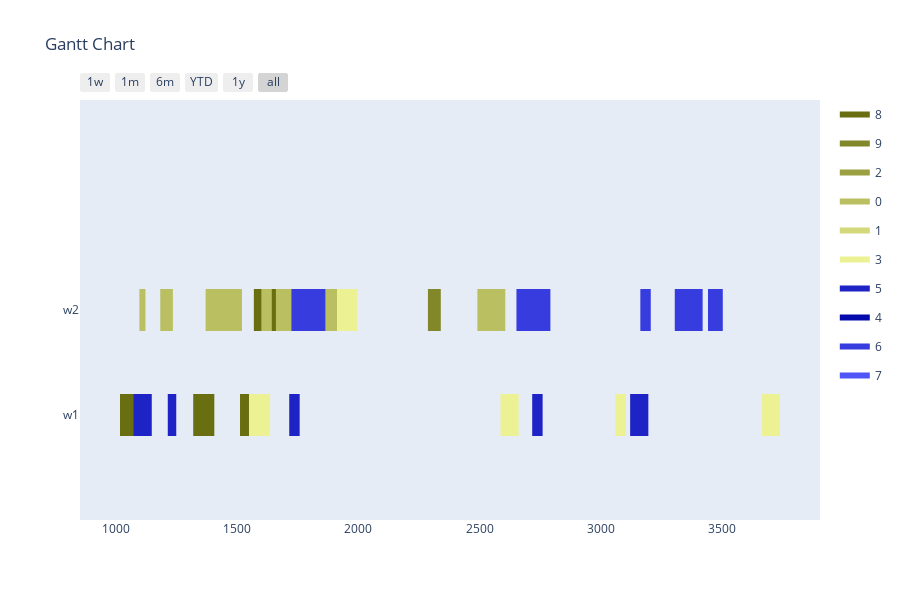

The notebook cell this image was saved under:
### Markdown cell above
Config 3 - Only valid mutations for time slots

### Code cell
optimizer = BaseGA(env)
optimizer.configure('tardiness', 'twopointcrossover', 'roulettewheel', 'onlyfeasibletimeslot')
last_time_slot = 0
for order in orders:
    if order[1] > last_time_slot:
        last_time_slot = order[1]
# all parameters after offspring_amount are optional (in this case -> verbose=True)
result, best_fitness_history, average_fitness_history, best_generation_history, feasible_gen = optimizer.optimize(orders, max_generations, earliest_time_slot, last_time_slot, population_size, offspring_amount, verbose=True)
workstation_assignments = reformat_result(result, orders, env)
visualize(workstation_assignments, best_fitness_history, average_fitness_history, best_generation_history, feasible_gen)

### Figure 1 — Plotly figure (JSON) as saved in the notebook; plotly's stock layout.template omitted (floating-point values rounded to 4 significant figures)
{"data": [{"fill": "toself", "fillcolor": "rgb(105, 110, 17)", "hoverinfo": "name", "legendgroup": "rgb(105, 110, 17)", "mode": "none", "name": "8", "type": "scatter", "x": [1569, 1664, 1664, 1569, 1569, 1319, 1406, 1406, 1319, 1319, 1017, 1104, 1104, 1017, 1017, 1088, 1131, 1131, 1088, 1088, 568, 603, 603, 568, 568, 1512, 1555, 1555, 1512], "y": [0.8, 0.8, 1.2, 1.2, null, -0.2, -0.2, 0.2, 0.2, null, -0.2, -0.2, 0.2, 0.2, null, -0.2, -0.2, 0.2, 0.2, null, -0.2, -0.2, 0.2, 0.2, null, -0.2, -0.2, 0.2, 0.2]}, {"fill": "toself", "fillcolor": "rgb(130, 135, 42)", "hoverinfo": "name", "legendgroup": "rgb(130, 135, 42)", "mode": "none", "name": "9", "type": "scatter", "x": [535, 598, 598, 535, 535, 1871, 1944, 1944, 1871, 1871, 2696, 2759, 2759, 2696, 2696, 2287, 2340, 2340, 2287], "y": [0.8, 0.8, 1.2, 1.2, null, 0.8, 0.8, 1.2, 1.2, null, 0.8, 0.8, 1.2, 1.2, null, 0.8, 0.8, 1.2, 1.2]}, {"fill": "toself", "fillcolor": "rgb(155, 160, 67)", "hoverinfo": "name", "legendgroup": "rgb(155, 160, 67)", "mode": "none", "name": "2", "type": "scatter", "x": [217, 260, 260, 217, 217, 191, 266, 266, 191, 191, 191, 266, 266, 191, 191, 227, 262, 262, 227, 227, 207, 242, 242, 207, 207, 218, 261, 261, 218], "y": [-0.2, -0.2, 0.2, 0.2, null, -0.2, -0.2, 0.2, 0.2, null, -0.2, -0.2, 0.2, 0.2, null, -0.2, -0.2, 0.2, 0.2, null, -0.2, -0.2, 0.2, 0.2, null, -0.2, -0.2, 0.2, 0.2]}, {"fill": "toself", "fillcolor": "rgb(186, 191, 98)", "hoverinfo": "name", "legendgroup": "rgb(186, 191, 98)", "mode": "none", "name": "0", "type": "scatter", "x": [982, 1097, 1097, 982, 982, 1520, 1660, 1660, 1520, 1520, 2491, 2606, 2606, 2491, 2491, 1122, 1183, 1183, 1122, 1122, 264, 389, 389, 264, 264, 1600, 1643, 1643, 1600, 1600, 1235, 1370, 1370, 1235], "y": [0.8, 0.8, 1.2, 1.2, null, 0.8, 0.8, 1.2, 1.2, null, 0.8, 0.8, 1.2, 1.2, null, 0.8, 0.8, 1.2, 1.2, null, 0.8, 0.8, 1.2, 1.2, null, 0.8, 0.8, 1.2, 1.2, null, 0.8, 0.8, 1.2, 1.2]}, {"fill": "toself", "fillcolor": "rgb(211, 216, 123)", "hoverinfo": "name", "legendgroup": "rgb(211, 216, 123)", "mode": "none", "name": "1", "type": "scatter", "x": [327, 400, 400, 327, 327, 389, 442, 442, 389, 389, 354, 407, 407, 354, 354, 263, 336, 336, 263], "y": [0.8, 0.8, 1.2, 1.2, null, 0.8, 0.8, 1.2, 1.2, null, 0.8, 0.8, 1.2, 1.2, null, 0.8, 0.8, 1.2, 1.2]}, {"fill": "toself", "fillcolor": "rgb(236, 241, 148)", "hoverinfo": "name", "legendgroup": "rgb(236, 241, 148)", "mode": "none", "name": "3", "type": "scatter", "x": [1912, 1995, 1995, 1912, 1912, 2586, 2661, 2661, 2586, 2586, 1076, 1119, 1119, 1076, 1076, 3060, 3103, 3103, 3060, 3060, 1549, 1636, 1636, 1549, 1549, 3664, 3739, 3739, 3664], "y": [0.8, 0.8, 1.2, 1.2, null, -0.2, -0.2, 0.2, 0.2, null, -0.2, -0.2, 0.2, 0.2, null, -0.2, -0.2, 0.2, 0.2, null, -0.2, -0.2, 0.2, 0.2, null, -0.2, -0.2, 0.2, 0.2]}, {"fill": "toself", "fillcolor": "rgb(30, 35, 198)", "hoverinfo": "name", "legendgroup": "rgb(30, 35, 198)", "mode": "none", "name": "5", "type": "scatter", "x": [358, 453, 453, 358, 358, 1214, 1249, 1249, 1214, 1214, 1715, 1758, 1758, 1715, 1715, 3121, 3196, 3196, 3121, 3121, 2717, 2760, 2760, 2717, 2717, 1073, 1148, 1148, 1073], "y": [0.8, 0.8, 1.2, 1.2, null, -0.2, -0.2, 0.2, 0.2, null, -0.2, -0.2, 0.2, 0.2, null, -0.2, -0.2, 0.2, 0.2, null, -0.2, -0.2, 0.2, 0.2, null, -0.2, -0.2, 0.2, 0.2]}, {"fill": "toself", "fillcolor": "rgb(5, 10, 173)", "hoverinfo": "name", "legendgroup": "rgb(5, 10, 173)", "mode": "none", "name": "4", "type": "scatter", "x": [204, 287, 287, 204, 204, 207, 294, 294, 207, 207, 210, 285, 285, 210, 210, 207, 294, 294, 207, 207, 247, 290, 290, 247, 247, 215, 258, 258, 215], "y": [0.8, 0.8, 1.2, 1.2, null, -0.2, -0.2, 0.2, 0.2, null, -0.2, -0.2, 0.2, 0.2, null, -0.2, -0.2, 0.2, 0.2, null, -0.2, -0.2, 0.2, 0.2, null, -0.2, -0.2, 0.2, 0.2]}, {"fill": "toself", "fillcolor": "rgb(55, 60, 223)", "hoverinfo": "name", "legendgroup": "rgb(55, 60, 223)", "mode": "none", "name": "6", "type": "scatter", "x": [3442, 3503, 3503, 3442, 3442, 1724, 1864, 1864, 1724, 1724, 212, 270, 270, 212, 212, 3305, 3420, 3420, 3305, 3305, 780, 920, 920, 780, 780, 3163, 3206, 3206, 3163, 3163, 2652, 2792, 2792, 2652], "y": [0.8, 0.8, 1.2, 1.2, null, 0.8, 0.8, 1.2, 1.2, null, 0.8, 0.8, 1.2, 1.2, null, 0.8, 0.8, 1.2, 1.2, null, 0.8, 0.8, 1.2, 1.2, null, 0.8, 0.8, 1.2, 1.2, null, 0.8, 0.8, 1.2, 1.2]}, {"fill": "toself", "fillcolor": "rgb(80, 85, 248)", "hoverinfo": "name", "legendgroup": "rgb(80, 85, 248)", "mode": "none", "name": "7", "type": "scatter", "x": [214, 258, 258, 214, 214, 206, 279, 279, 206, 206, 218, 281, 281, 218, 218, 211, 264, 264, 211], "y": [0.8, 0.8, 1.2, 1.2, null, 0.8, 0.8, 1.2, 1.2, null, 0.8, 0.8, 1.2, 1.2, null, 0.8, 0.8, 1.2, 1.2]}, {"legendgroup": "rgb(105, 110, 17)", "marker": {"color": "rgb(105, 110, 17)", "opacity": 0, "size": 1}, "mode": "markers", "name": "", "showlegend": false, "text": [null, null, null, null, null, null, null, null, null, null, null, null], "type": "scatter", "x": [1569, 1664, 1319, 1406, 1017, 1104, 1088, 1131, 568, 603, 1512, 1555], "y": [1, 1, 0, 0, 0, 0, 0, 0, 0, 0, 0, 0]}, {"legendgroup": "rgb(130, 135, 42)", "marker": {"color": "rgb(130, 135, 42)", "opacity": 0, "size": 1}, "mode": "markers", "name": "", "showlegend": false, "text": [null, null, null, null, null, null, null, null], "type": "scatter", "x": [535, 598, 1871, 1944, 2696, 2759, 2287, 2340], "y": [1, 1, 1, 1, 1, 1, 1, 1]}, {"legendgroup": "rgb(155, 160, 67)", "marker": {"color": "rgb(155, 160, 67)", "opacity": 0, "size": 1}, "mode": "markers", "name": "", "showlegend": false, "text": [null, null, null, null, null, null, null, null, null, null, null, null], "type": "scatter", "x": [217, 260, 191, 266, 191, 266, 227, 262, 207, 242, 218, 261], "y": [0, 0, 0, 0, 0, 0, 0, 0, 0, 0, 0, 0]}, {"legendgroup": "rgb(186, 191, 98)", "marker": {"color": "rgb(186, 191, 98)", "opacity": 0, "size": 1}, "mode": "markers", "name": "", "showlegend": false, "text": [null, null, null, null, null, null, null, null, null, null, null, null, null, null], "type": "scatter", "x": [982, 1097, 1520, 1660, 2491, 2606, 1122, 1183, 264, 389, 1600, 1643, 1235, 1370], "y": [1, 1, 1, 1, 1, 1, 1, 1, 1, 1, 1, 1, 1, 1]}, {"legendgroup": "rgb(211, 216, 123)", "marker": {"color": "rgb(211, 216, 123)", "opacity": 0, "size": 1}, "mode": "markers", "name": "", "showlegend": false, "text": [null, null, null, null, null, null, null, null], "type": "scatter", "x": [327, 400, 389, 442, 354, 407, 263, 336], "y": [1, 1, 1, 1, 1, 1, 1, 1]}, {"legendgroup": "rgb(236, 241, 148)", "marker": {"color": "rgb(236, 241, 148)", "opacity": 0, "size": 1}, "mode": "markers", "name": "", "showlegend": false, "text": [null, null, null, null, null, null, null, null, null, null, null, null], "type": "scatter", "x": [1912, 1995, 2586, 2661, 1076, 1119, 3060, 3103, 1549, 1636, 3664, 3739], "y": [1, 1, 0, 0, 0, 0, 0, 0, 0, 0, 0, 0]}, {"legendgroup": "rgb(30, 35, 198)", "marker": {"color": "rgb(30, 35, 198)", "opacity": 0, "size": 1}, "mode": "markers", "name": "", "showlegend": false, "text": [null, null, null, null, null, null, null, null, null, null, null, null], "type": "scatter", "x": [358, 453, 1214, 1249, 1715, 1758, 3121, 3196, 2717, 2760, 1073, 1148], "y": [1, 1, 0, 0, 0, 0, 0, 0, 0, 0, 0, 0]}, {"legendgroup": "rgb(5, 10, 173)", "marker": {"color": "rgb(5, 10, 173)", "opacity": 0, "size": 1}, "mode": "markers", "name": "", "showlegend": false, "text": [null, null, null, null, null, null, null, null, null, null, null, null], "type": "scatter", "x": [204, 287, 207, 294, 210, 285, 207, 294, 247, 290, 215, 258], "y": [1, 1, 0, 0, 0, 0, 0, 0, 0, 0, 0, 0]}, {"legendgroup": "rgb(55, 60, 223)", "marker": {"color": "rgb(55, 60, 223)", "opacity": 0, "size": 1}, "mode": "markers", "name": "", "showlegend": false, "text": [null, null, null, null, null, null, null, null, null, null, null, null, null, null], "type": "scatter", "x": [3442, 3503, 1724, 1864, 212, 270, 3305, 3420, 780, 920, 3163, 3206, 2652, 2792], "y": [1, 1, 1, 1, 1, 1, 1, 1, 1, 1, 1, 1, 1, 1]}, {"legendgroup": "rgb(80, 85, 248)", "marker": {"color": "rgb(80, 85, 248)", "opacity": 0, "size": 1}, "mode": "markers", "name": "", "showlegend": false, "text": [null, null, null, null, null, null, null, null], "type": "scatter", "x": [214, 258, 206, 279, 218, 281, 211, 264], "y": [1, 1, 1, 1, 1, 1, 1, 1]}], "layout": {"height": 600, "hovermode": "closest", "showlegend": true, "title": {"text": "Gantt Chart"}, "xaxis": {"rangeselector": {"buttons": [{"count": 7, "label": "1w", "step": "day", "stepmode": "backward"}, {"count": 1, "label": "1m", "step": "month", "stepmode": "backward"}, {"count": 6, "label": "6m", "step": "month", "stepmode": "backward"}, {"count": 1, "label": "YTD", "step": "year", "stepmode": "todate"}, {"count": 1, "label": "1y", "step": "year", "stepmode": "backward"}, {"step": "all"}]}, "showgrid": false, "type": "date", "zeroline": false}, "yaxis": {"autorange": false, "range": [-1, 3], "showgrid": false, "ticktext": ["w1", "w2"], "tickvals": [0, 1], "zeroline": false}}}
